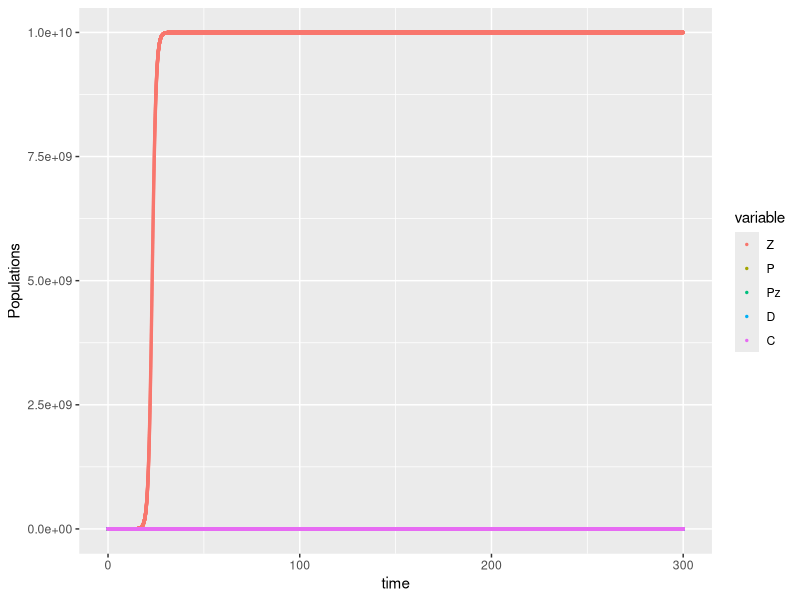
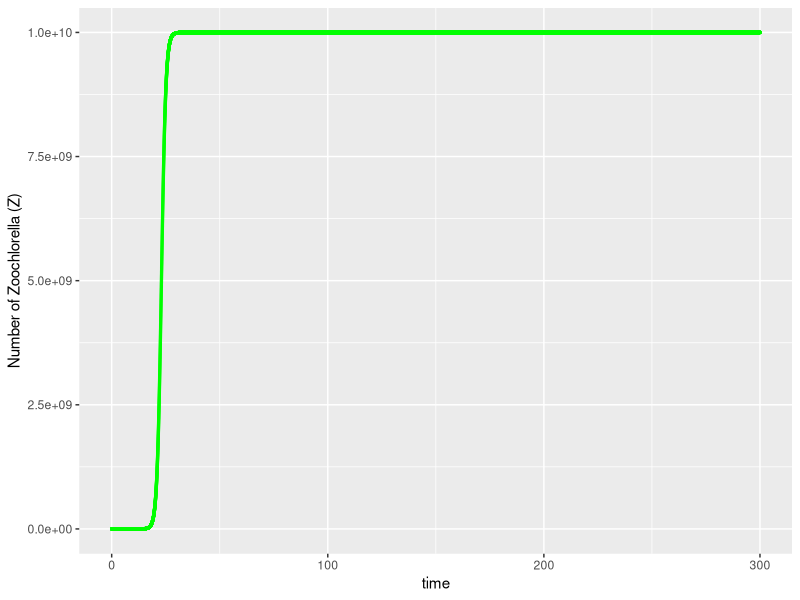
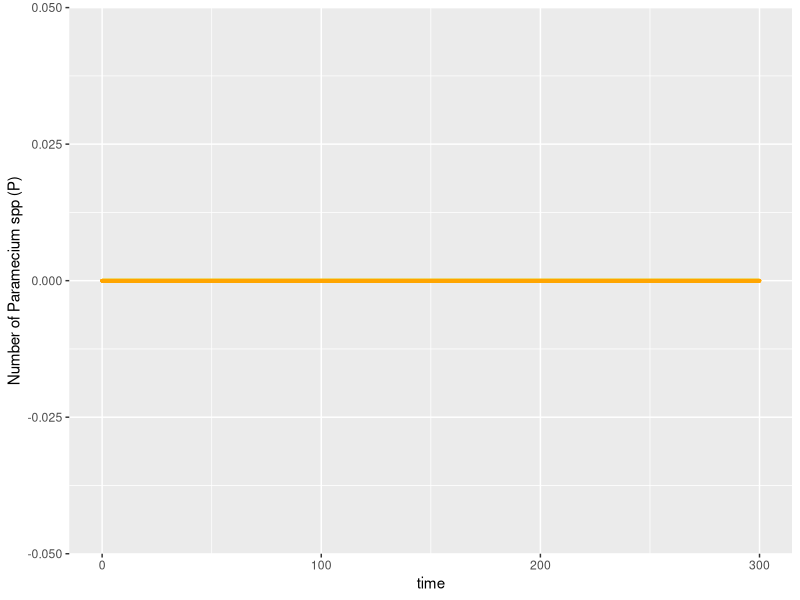
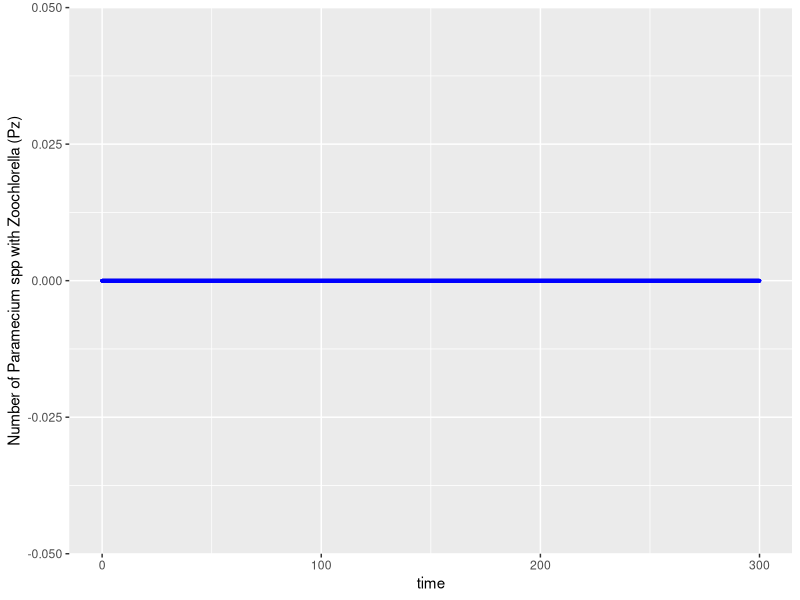
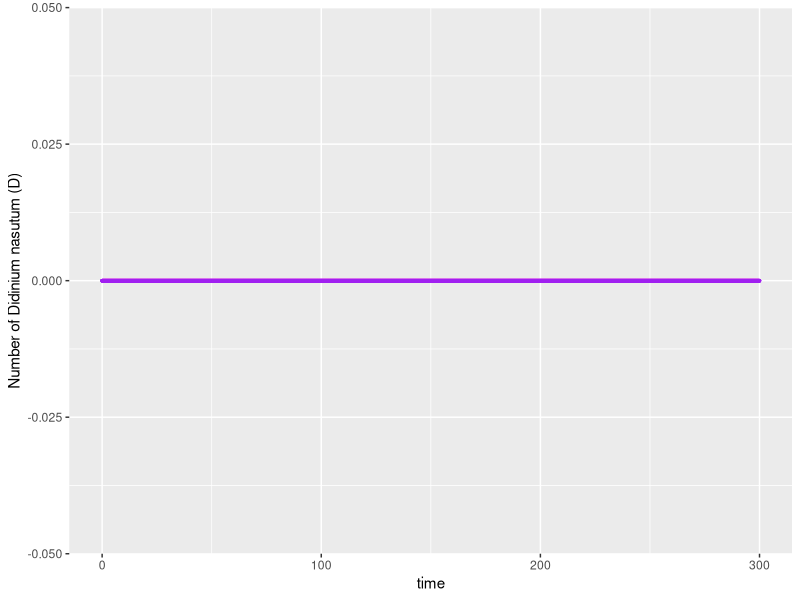
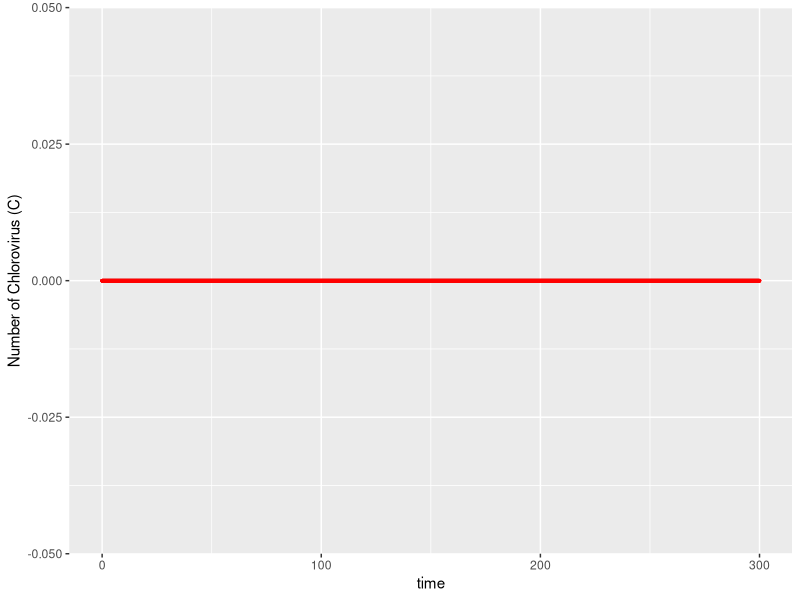
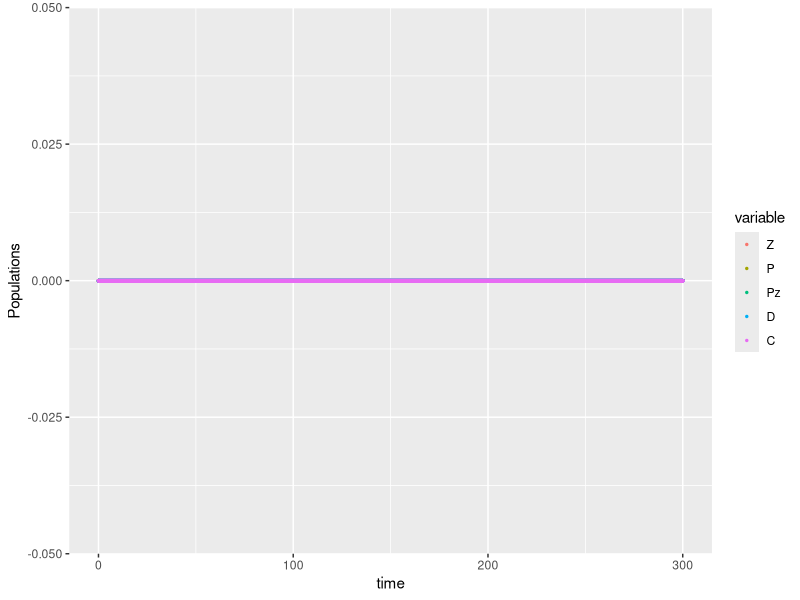

The R source for these figures, in order:
## ---- chunk 1
knitr::opts_chunk$set(echo = TRUE)
## ---- chunk 2
# libraries
library('deSolve');
library('reshape2');
library('ggplot2');
library('ggthemes');
library('scales');

# time sequence 
time <- seq(from=0, to=300, by=0.01);

# parameters
parameters <- c(r_Z=1, K_z=1e10, alpha=0, g=1, m1=0.75, mu_Pz=1, s=1, i=1, 
                r_P=1, K_P=100, theta=1, m2=0.30, f2=0.70,
                r_Pz=1, K_Pz=100, f1=0.25, 
                delta=1, mu_D=1, 
                k1=1, k2=1, mu_C=1);

# model
model1 <- function(t, state, parameters){
  with( as.list( c(state, parameters) ), {
    
    dZ  <- r_Z*Z*(1-Z/K_z) + (1-alpha)*g*(m1*D + mu_Pz)*Pz - s*Z*P - i*Z*C;
    dP  <- r_P*P*(1-P/K_P) - theta*s*Z*P - (m2+f2)*P*D;
    dPz <- r_Pz*Pz*(1-Pz/K_Pz) + theta*s*Z*P - (m1+f1)*Pz*D;
    dD  <- delta*( (m2+f2)*P + (m1+f1)*Pz )*D - mu_D*D;
    dC  <- k1*i*Z*C + k2*alpha*g*(m1*D + mu_Pz)*Pz*C - mu_C*C;
    
    return( list( c(dZ, dP, dPz, dD, dC) ) );
  })
}

# initial conditions
state <- c(Z=1, P=0, Pz=0, D=0, C=0);

# Numerical solution
res <- ode(y=state, times=time, func=model1, parms=parameters, method='lsoda');
## ---- chunk 3
# Plot
res_df <- as.data.frame(x=res);
res_m <- melt(data=res_df, id.vars='time');
## ---- chunk 4
# colour=c('green', 'orange', 'blue', 'purple', 'red')
p <- ggplot(data=res_m, mapping=aes(x=time, y=value, color=variable ) ) + 
  geom_point(size=0.5) + 
  labs(y='Populations');
print(p);
## ---- chunk 5
Z_m <- res_m[which(res_m$variable=='Z'), ];
p_Z <- ggplot(data=Z_m, mapping=aes(x=time, y=value) ) + 
  geom_point(size=0.5, col='green') + 
  labs(y='Number of Zoochlorella (Z)');
print(p_Z);
## ---- chunk 6
P_m <- res_m[which(res_m$variable=='P'), ];
p_P <- ggplot(data=P_m, mapping=aes(x=time, y=value) ) + 
  geom_point(size=0.5, col='orange') + 
  labs(y='Number of Paramecium spp (P)');
print(p_P);
## ---- chunk 7
Pz_m <- res_m[which(res_m$variable=='Pz'), ];
p_Pz <- ggplot(data=Pz_m, mapping=aes(x=time, y=value) ) + 
  geom_point(size=0.5, col='blue') + 
  labs(y='Number of Paramecium spp with Zoochlorella (Pz)');
print(p_Pz);
## ---- chunk 8
D_m <- res_m[which(res_m$variable=='D'), ];
p_D <- ggplot(data=D_m, mapping=aes(x=time, y=value) ) + 
  geom_point(size=0.5, col='purple') + 
  labs(y='Number of Didinium nasutum (D)');
print(p_D);
## ---- chunk 9
C_m <- res_m[which(res_m$variable=='C'), ];
p_C <- ggplot(data=C_m, mapping=aes(x=time, y=value) ) + 
  geom_point(size=0.5, col='red') + 
  labs(y='Number of Chlorovirus (C)');
print(p_C);
## ---- chunk 10
# initial conditions
state <- c(Z=0, P=0, Pz=0, D=0, C=0);

# Numerical solution
res <- ode(y=state, times=time, func=model1, parms=parameters, method='lsoda');

# Plot
res_df <- as.data.frame(x=res);
res_m <- melt(data=res_df, id.vars='time');

# colour=c('green', 'orange', 'blue', 'purple', 'red')
p <- ggplot(data=res_m, mapping=aes(x=time, y=value, color=variable ) ) + 
  geom_point(size=0.5) + 
  labs(y='Populations');
print(p);
